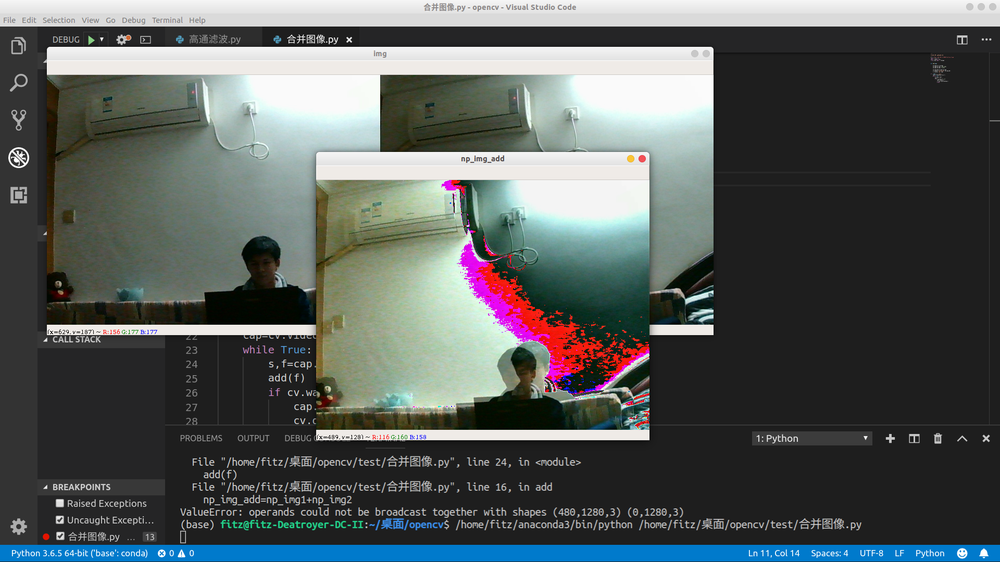
#> input picture test/合并双目.png, 1000 x 562 px, shrunk from 1920 x 1080 before the run, given in place of , which was not available
$ python 'canny边缘检测.py'
#> lines starting #> are read from the running program, lines starting #| are printed output that depends on the picture

"""
角点检测,比较耗费时间
"""
url=r'http://192.168.1.9:8080/?action=stream'
import cv2 as cv
import numpy as np;
from scipy import  ndimage
import time


def canny(img):
    cv.imshow('img',img)
    canny_img=cv.Canny(cv.cvtColor(img,cv.COLOR_RGB2GRAY),200,300)
    cv.imshow('canny-img',canny_img)
    return canny_img


if __name__=='__main__':
    cap=cv.VideoCapture(url)
    while True:
        s,f=cap.read()
#> f is the input picture: shape (562, 1000, 3); mean B, G, R 91.1, 92.1, 86.6
        canny(f)
#> in canny, `canny_img=cv.Canny(cv.cvtColor(img,cv.COLOR_RGB2GRAY),200,300)`:
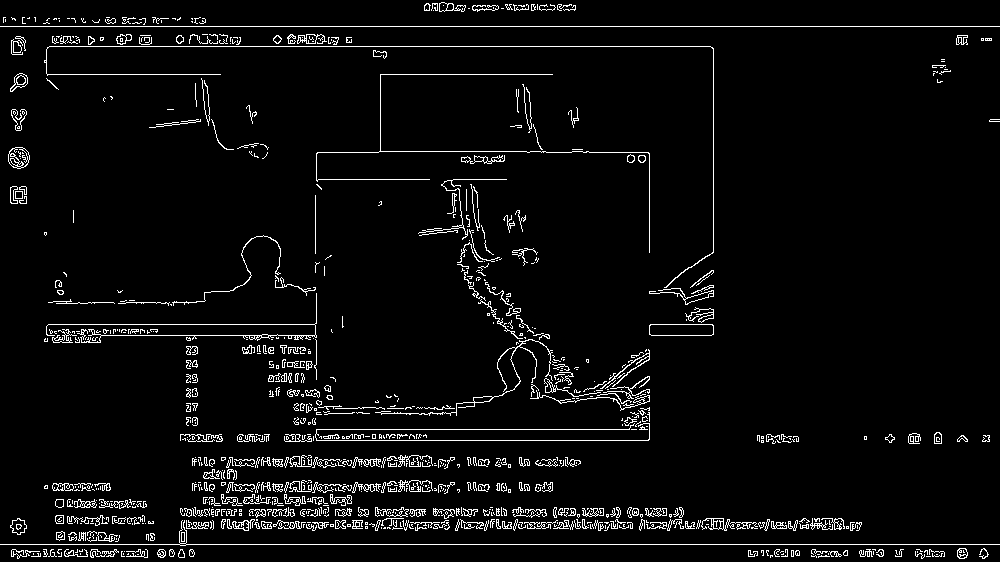
#> canny_img: shape (562, 1000); 4.5% white in thin lines or dots
        if cv.waitKey(5)==27:
#> (key Esc is pressed here)
            cap.release()
            cv.destroyAllWindows()
            break

$ run again, on test/灰度图像.png
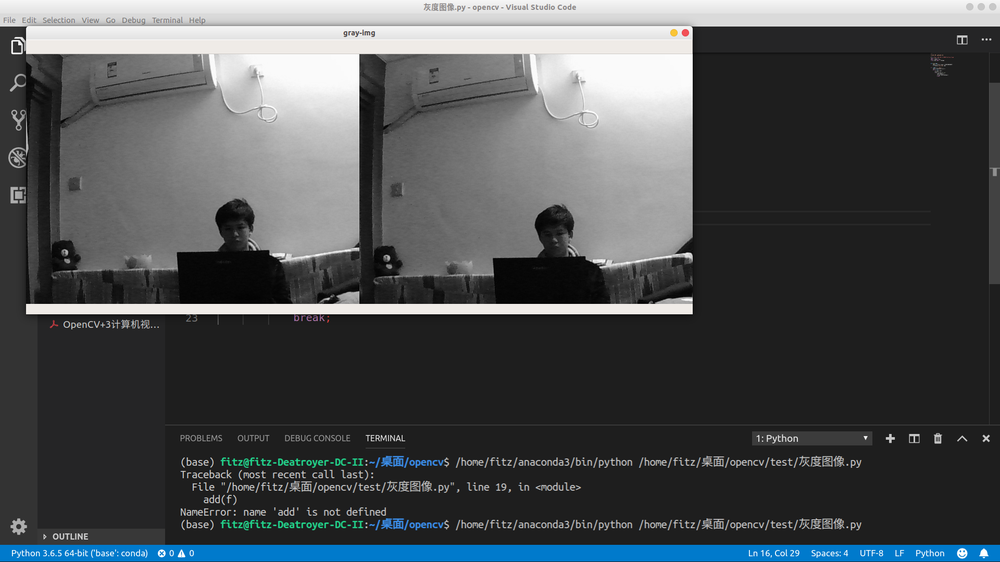
#> input picture test/灰度图像.png, 1000 x 562 px, shrunk from 1920 x 1080 before the run, given in place of , which was not available
#> f is the input picture: shape (562, 1000, 3); mean B, G, R 82.4, 80.1, 76.5
#> in canny, `canny_img=cv.Canny(cv.cvtColor(img,cv.COLOR_RGB2GRAY),200,300)`:
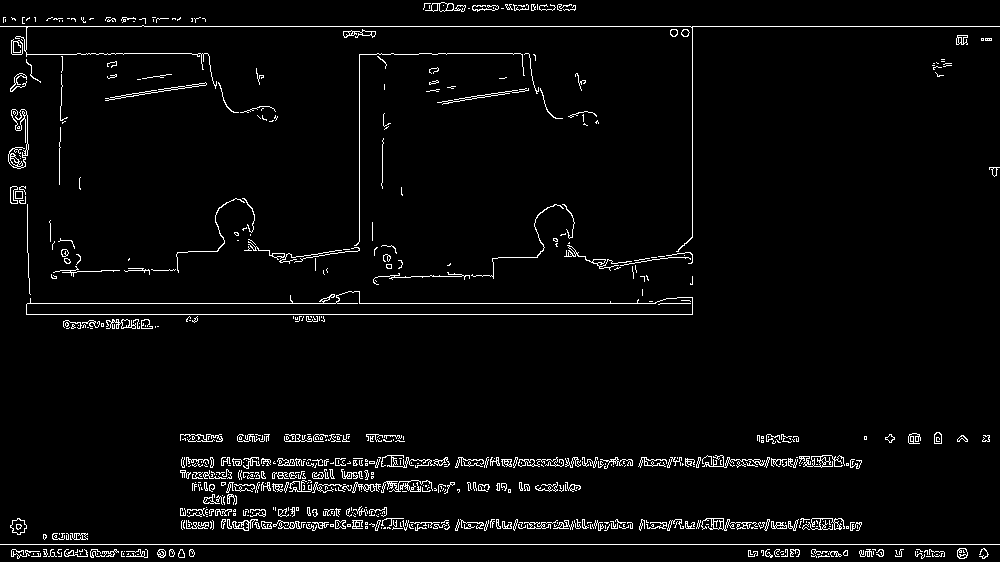
#> canny_img: shape (562, 1000); 3.5% white in thin lines or dots

$ run again, on test/角点检测.png
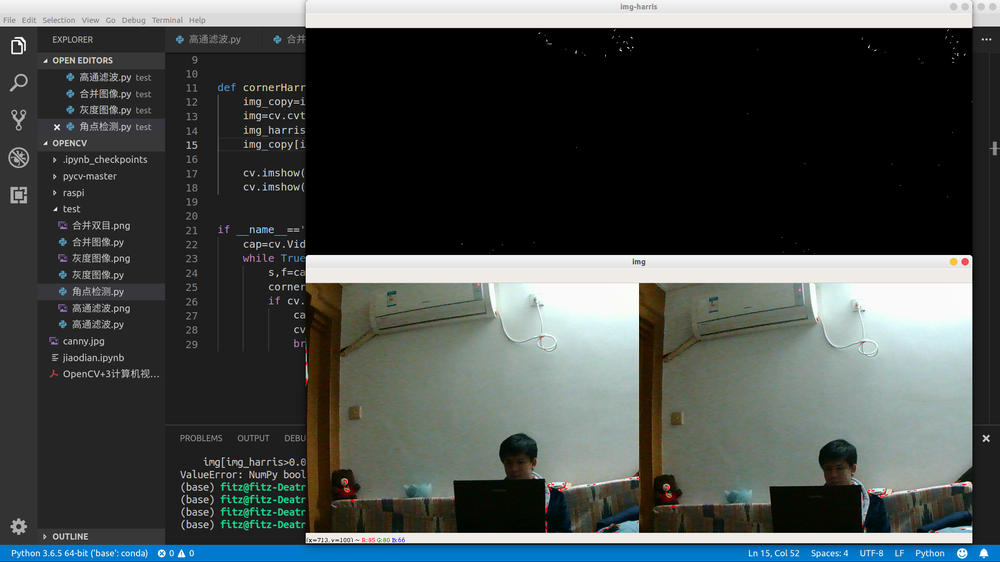
#> input picture test/角点检测.png, 1000 x 562 px, shrunk from 1920 x 1080 before the run, given in place of , which was not available
#> f is the input picture: shape (562, 1000, 3); mean B, G, R 74.3, 75.2, 69.7
#> in canny, `canny_img=cv.Canny(cv.cvtColor(img,cv.COLOR_RGB2GRAY),200,300)`:
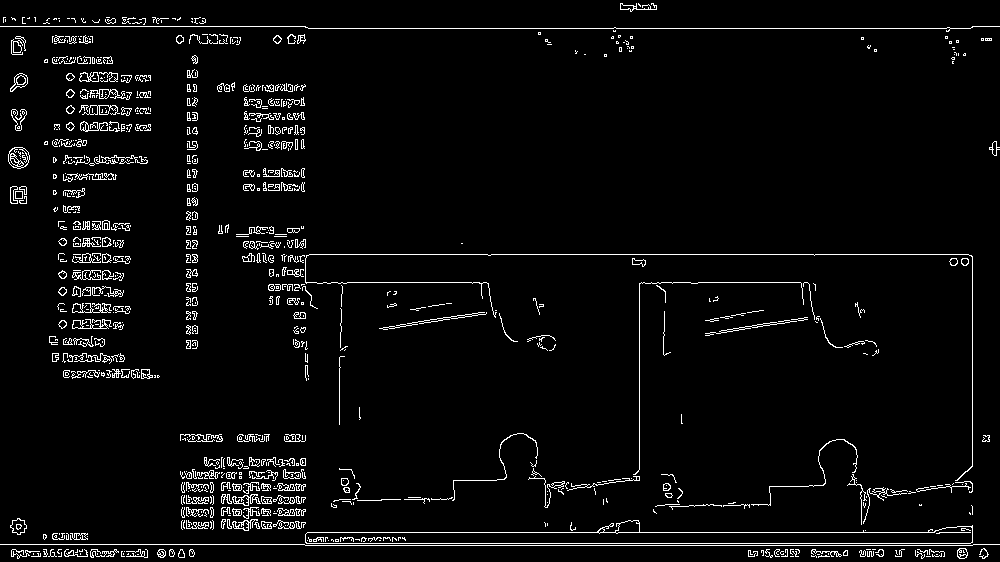
#> canny_img: shape (562, 1000); 4% white in thin lines or dots

$ run again, on test/高通滤波.png
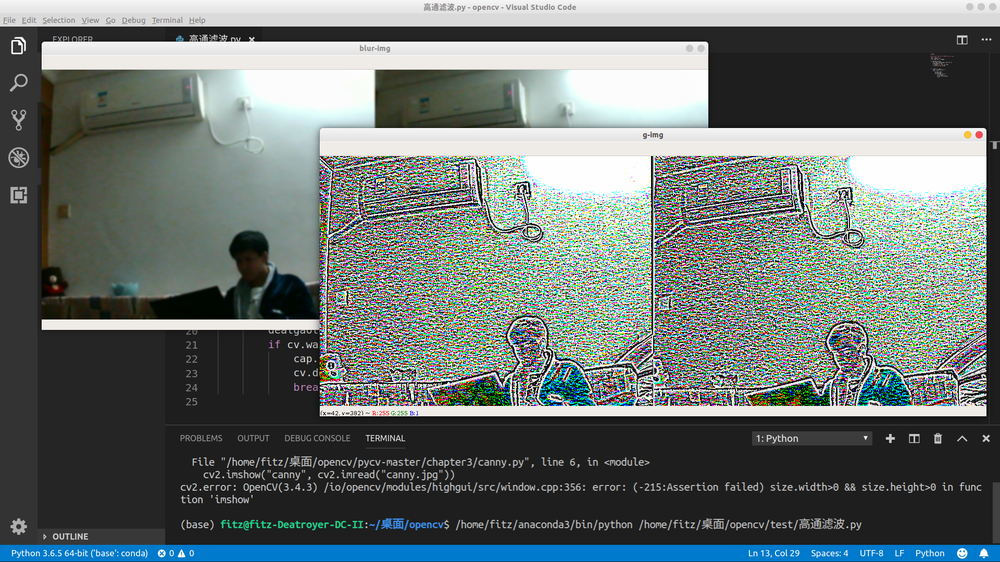
#> input picture test/高通滤波.png, 1000 x 562 px, shrunk from 1920 x 1080 before the run, given in place of , which was not available
#> f is the input picture: shape (562, 1000, 3); mean B, G, R 114.2, 116.1, 107.6
#> in canny, `canny_img=cv.Canny(cv.cvtColor(img,cv.COLOR_RGB2GRAY),200,300)`:
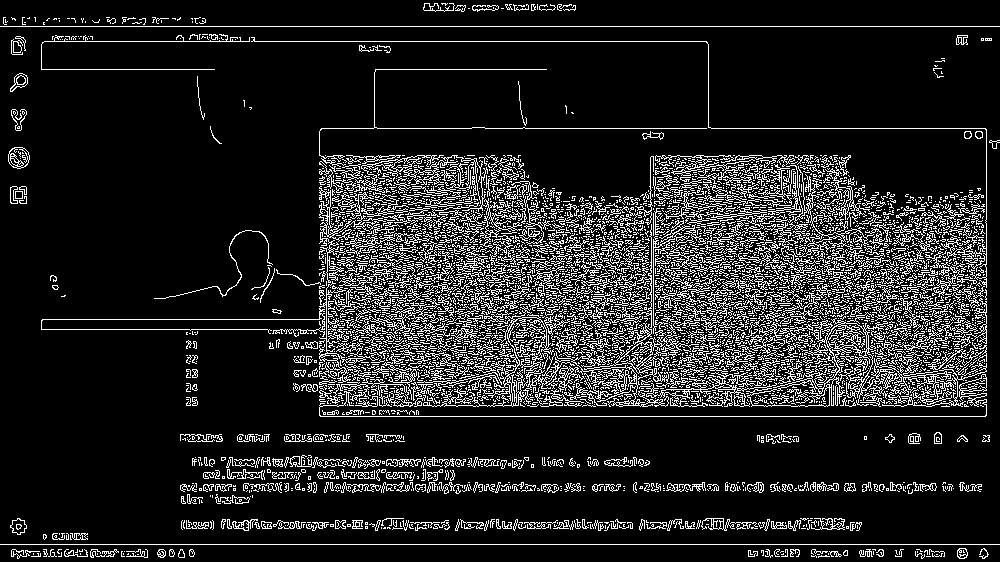
#> canny_img: shape (562, 1000); 13.6% white in thin lines or dots
